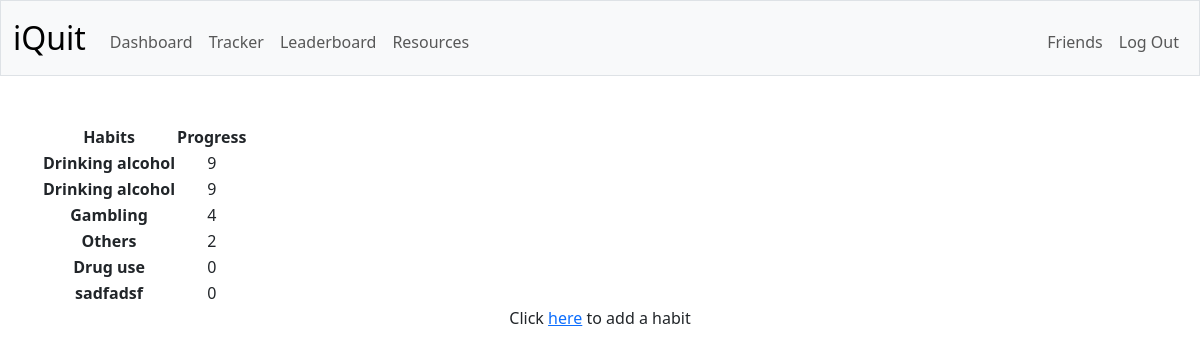
The app's page /dashboard (signed in) with its own data.
### tables this page shows
CREATE TABLE habits (
    user_id INTEGER NOT NULL,
    habit TEXT NOT NULL,
    start_time NUMERIC NOT NULL,
    enter_time NUMERIC NOT NULL,
    streak INTEGER,
    FOREIGN KEY(user_id) REFERENCES users(id)
);

### app.py (the view)
@app.route("/dashboard")
@login_required
def dashboard():
    habits = db.execute(
        "SELECT * FROM habits\
                        WHERE user_id = ?",
        session["user_id"],
    )
    return render_template("dashboard.html", habits=habits)

### app.py (called while the page is built)
@app.after_request
def after_request(response):
    response.headers["Cache-Control"] = "no-cache, no-store, must-revalidate"
    response.headers["Expires"] = 0
    response.headers["Pragma"] = "no-cache"
    return response

### helpers.py (called while the page is built)
def login_required(f):
    @wraps(f)
    def decorated_function(*args, **kwargs):
        if session.get("user_id") is None:
            return redirect("/login")
        return f(*args, **kwargs)
    return decorated_function

### templates/dashboard.html (shortened to what this page needs)
{% extends "layout.html" %}
{% block main %}
    <table>
        <thead>
            <tr>
                <th>Habits</th>
                <th>Progress</th>
            </tr>
        </thead>
        <tbody>
            {% for habit in habits %}
            <tr>
                <th>{{ habit.habit }}</th>
                <td>
                    {{ habit.streak }}
                </td>
            </tr>
            {% endfor %}
        </tbody>
    </table>
    <p>Click <a href="/add">here</a> to add a habit</p>
{% endblock %}

### templates/layout.html (shortened to what this page needs)
<!DOCTYPE html>
<html lang="en">
    <head>
        <link href="https://cdn.jsdelivr.net/npm/bootstrap@5.3.2/dist/css/bootstrap.min.css" rel="stylesheet">
        <link href="/static/styles.css" rel="stylesheet">
    </head>
    <body>
        <nav class="bg-light border navbar navbar-expand-md navbar-light">
            <div class="container-fluid">
                <a class="navbar-brand" href="/">iQuit</a>
                <div class="collapse navbar-collapse" id="navbar">
                    {% if session["user_id"] %}
                        <ul class="navbar-nav me-auto mt-2">
                            <li class="nav-item"><a class="nav-link" href="/dashboard">Dashboard</a></li>
                            <li class="nav-item"><a class="nav-link" href="/tracker">Tracker</a></li>
                            <li class="nav-item"><a class="nav-link" href="/leaderboard">Leaderboard</a></li>
                            <li class="nav-item"><a class="nav-link" href="/resources">Resources</a></li>
                        </ul>
                        <ul class="navbar-nav ms-auto mt-2">
                            <li class="nav-item"><a class="nav-link" href="/friends">Friends</a></li>
                            <li class="nav-item"><a class="nav-link" href="/logout">Log Out</a></li>
                        </ul>
                    {% else %}
                        <ul class="navbar-nav ms-auto mt-2">
                            <li class="nav-item"><a class="nav-link" href="/register">Register</a></li>
                            <li class="nav-item"><a class="nav-link" href="/login">Log In</a></li>
                        </ul>
                    {% endif %}
                </div>
            </div>
        </nav>
        <main class="container py-5 text-center">
            {% block main %}{% endblock %}
        </main>
    </body>
</html>

### static/styles.css (style rules this page uses)
nav .navbar-brand { font-size: xx-large; }

### records on screen
habits: habit "Drinking alcohol", streak "9"
habits: habit "Drinking alcohol", streak "9"
habits: habit "Gambling", streak "4"
habits: habit "Others", streak "2"
habits: habit "Drug use", streak "0"
habits: habit "sadfadsf", streak "0"
